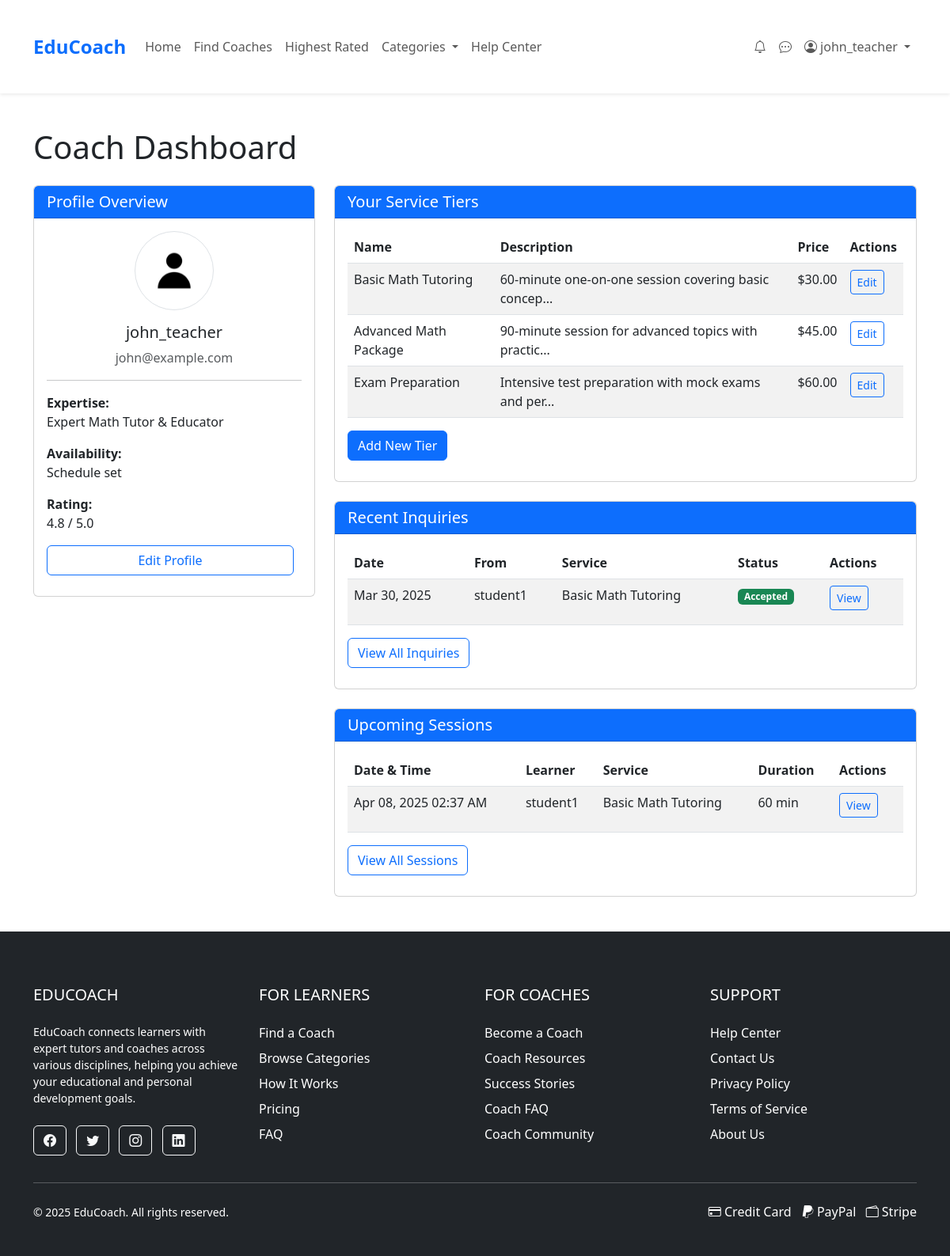
The app's page /pages/dashboard.php (signed in) with its own data.
### tables this page shows
CREATE TABLE IF NOT EXISTS Coaches (
    coach_id INT PRIMARY KEY AUTO_INCREMENT,
    user_id INT,
    headline VARCHAR(255),  
    about_me TEXT,  
    experience VARCHAR(50),  
    hourly_rate DECIMAL(8,2),  
    video_url VARCHAR(255),  
    custom_category VARCHAR(100) NULL,  
    rating DECIMAL(3,2) DEFAULT 0,
    created_at TIMESTAMP DEFAULT CURRENT_TIMESTAMP
);

CREATE TABLE IF NOT EXISTS ServiceTiers (
    tier_id INT PRIMARY KEY AUTO_INCREMENT,
    coach_id INT,
    name VARCHAR(50) NOT NULL,
    description TEXT,
    price DECIMAL(8,2) NOT NULL,
    is_popular TINYINT(1) DEFAULT 0
);

CREATE TABLE IF NOT EXISTS ServiceInquiries (
    inquiry_id INT PRIMARY KEY AUTO_INCREMENT,
    user_id INT,
    coach_id INT,
    tier_id INT,
    status ENUM('pending', 'accepted', 'rejected', 'completed') DEFAULT 'pending',
    message TEXT,
    created_at TIMESTAMP DEFAULT CURRENT_TIMESTAMP
);

CREATE TABLE IF NOT EXISTS Users (
    user_id INT PRIMARY KEY AUTO_INCREMENT,
    username VARCHAR(50) NOT NULL,
    email VARCHAR(100) NOT NULL UNIQUE,
    password_hash VARCHAR(255) NOT NULL,
    user_type ENUM('regular', 'business', 'admin') DEFAULT 'regular',
    profile_image VARCHAR(255),
    bio TEXT,
    created_at TIMESTAMP DEFAULT CURRENT_TIMESTAMP,
    is_banned BOOLEAN DEFAULT FALSE,
    reset_token VARCHAR(64) DEFAULT NULL,
    reset_expires DATETIME DEFAULT NULL,
    last_login DATETIME DEFAULT NULL
);

CREATE TABLE IF NOT EXISTS Sessions (
    session_id INT PRIMARY KEY AUTO_INCREMENT,
    inquiry_id INT,
    learner_id INT,
    coach_id INT,
    tier_id INT,
    scheduled_time DATETIME,
    duration INT,  
    status ENUM('scheduled', 'completed', 'cancelled'),
    created_at TIMESTAMP DEFAULT CURRENT_TIMESTAMP
);

### pages/dashboard.php (the view, shortened to what this page needs)
<?php
require __DIR__ . '/../includes/db_connection.php';
$user_id = $_SESSION['user_id'];
$user_type = $_SESSION['user_type'] ?? 'regular';
$is_coach = ($user_type === 'business');
try {
    if ($is_coach) {
        $stmt = $pdo->prepare("
            SELECT c.*, u.username, u.email, u.profile_image, u.bio
            FROM Coaches c
            JOIN Users u ON c.user_id = u.user_id
            WHERE c.user_id = ?
        ");
        $stmt->execute([$user_id]);
        $coach = $stmt->fetch(PDO::FETCH_ASSOC);
        if ($coach) {
            $stmt = $pdo->prepare("
                SELECT * FROM ServiceTiers
                WHERE coach_id = ?
            ");
            $stmt->execute([$coach['coach_id']]);
            $serviceTiers = $stmt->fetchAll(PDO::FETCH_ASSOC);
            $stmt = $pdo->prepare("
                SELECT si.*, u.username as learner_name, st.name as tier_name
                FROM ServiceInquiries si
                JOIN Users u ON si.user_id = u.user_id
                JOIN ServiceTiers st ON si.tier_id = st.tier_id
                WHERE si.coach_id = ?
                ORDER BY si.created_at DESC
                LIMIT 5
            ");
            $stmt->execute([$coach['coach_id']]);
            $inquiries = $stmt->fetchAll(PDO::FETCH_ASSOC);
            $stmt = $pdo->prepare("
                SELECT s.*, u.username as learner_name, st.name as tier_name
                FROM Sessions s
                JOIN Users u ON s.learner_id = u.user_id
                JOIN ServiceTiers st ON s.tier_id = st.tier_id
                WHERE s.coach_id = ? AND s.status = 'scheduled'
                ORDER BY s.scheduled_time ASC
                LIMIT 5
            ");
            $stmt->execute([$coach['coach_id']]);
            $upcomingSessions = $stmt->fetchAll(PDO::FETCH_ASSOC);
        } else {
            $serviceTiers = [];
            $inquiries = [];
            $upcomingSessions = [];
        }
    }
} catch (PDOException $e) {
    $error = "Database error: " . $e->getMessage();
}
include __DIR__ . '/../includes/header.php';
?>
<div class="container mt-4">
    <div class="row">
        <div class="col-md-12">
            <h1 class="mb-4">
                <?php echo ($is_coach) ? 'Coach Dashboard' : 'Learner Dashboard'; ?>
            </h1>
            </div>
        </div>
    <div class="row">
        <div class="col-md-4">
            <div class="card mb-4">
                <div class="card-header bg-primary text-white">
                    <h5 class="card-title mb-0">Profile Overview</h5>
                </div>
                <div class="card-body">
                    <div class="text-center mb-3">
                        <?php
                        $profile_image = isset($_SESSION['profile_image']) && !empty($_SESSION['profile_image']) ? $_SESSION['profile_image'] : 'default.jpg';
                        $image_path = "../assets/images/profiles/{$profile_image}";
                        $default_image = "../assets/images/profiles/default.jpg";
                        $full_image_path = __DIR__ . "/../assets/images/profiles/{$profile_image}";
                        $full_default_path = __DIR__ . "/../assets/images/profiles/default.jpg";
                        if (file_exists($full_image_path) && is_readable($full_image_path)) {
                            $display_image = $image_path;
                        } elseif (file_exists($full_default_path) && is_readable($full_default_path)) {
                            $display_image = $default_image;
                        } else {
                            $display_image = "https://ui-avatars.com/api/?name=" . urlencode($_SESSION['username']) . "&background=random&size=100";
                        }
                        ?>
                        <img src="<?= $display_image ?>" alt="Profile" class="rounded-circle img-thumbnail" style="width: 100px; height: 100px; object-fit: cover;">
                                </div>
                    <h5 class="text-center"><?= htmlspecialchars($_SESSION['username']) ?></h5>
                    <p class="text-center text-muted"><?= htmlspecialchars($_SESSION['email']) ?></p>
                    <?php if ($is_coach && isset($coach)): ?>
                        <hr>
                        <?php if (isset($coach) && $coach): ?>
                            <div class="mb-2">
                                <strong>Expertise:</strong>
                                <p><?= isset($coach['headline']) ? htmlspecialchars($coach['headline']) : 'Not specified' ?></p>
                            </div>
                            <div class="mb-2">
                                <strong>Availability:</strong>
                                <p>
                                    <?php
                                    if (isset($coach['coach_id'])) {
                                        try {
                                            $stmt = $pdo->prepare("
                                                SELECT COUNT(*) FROM Coach_Availability
                                                WHERE coach_id = ? AND is_available = 1
                                            ");
                                            $stmt->execute([$coach['coach_id']]);
                                            $availCount = $stmt->fetchColumn();
                                            echo $availCount > 0 ? 'Schedule set' : 'Not specified';
                                        } catch (PDOException $e) {
                                            echo 'Not specified';
                                        }
                                    } else {
                                        echo 'Not specified';
                                    }
                                    ?>
                                </p>
                                </div>
                            <div class="mb-2">
                                <strong>Rating:</strong>
                                <p><?= isset($coach['rating']) && $coach['rating'] ? number_format($coach['rating'], 1) . ' / 5.0' : 'No ratings yet' ?></p>
                            </div>
                        <?php endif; ?>
                    <?php endif; ?>
                    <div class="d-grid gap-2">
                        <a href="profile.php" class="btn btn-outline-primary">Edit Profile</a>
                                </div>
                            </div>
                        </div>
                    </div>
        <div class="col-md-8">
            <?php if ($is_coach): ?>
                <div class="card mb-4">
                    <div class="card-header bg-primary text-white">
                        <h5 class="card-title mb-0">Your Service Tiers</h5>
                    </div>
                    <div class="card-body">
                        <?php if (isset($serviceTiers) && count($serviceTiers) > 0): ?>
                            <table class="table table-striped">
                                <thead>
                                    <tr>
                                        <th>Name</th>
                                        <th>Description</th>
                                        <th>Price</th>
                                        <th>Actions</th>
                                    </tr>
                                </thead>
                                <tbody>
                                    <?php foreach ($serviceTiers as $tier): ?>
                                        <tr>
                                            <td><?= htmlspecialchars($tier['name']) ?></td>
                                            <td><?= htmlspecialchars(substr($tier['description'], 0, 50)) ?>...</td>
                                            <td>$<?= number_format($tier['price'], 2) ?></td>
                                            <td>
                                                <a href="edit-coach-services.php" class="btn btn-sm btn-outline-primary">Edit</a>
                                            </td>
                                        </tr>
                                    <?php endforeach; ?>
                                </tbody>
                            </table>
                            <a href="edit-coach-services.php" class="btn btn-primary">Add New Tier</a>
                        <?php else: ?>
                            <p class="text-muted">You haven't created any service tiers yet.</p>
                            <a href="edit-coach-services.php" class="btn btn-primary">Create Your First Tier</a>
                        <?php endif; ?>
                    </div>
                </div>
            <?php endif; ?>
            <div class="card mb-4">
                <div class="card-header bg-primary text-white">
                    <h5 class="card-title mb-0">
                        <?= $is_coach ? 'Recent Inquiries' : 'Your Service Inquiries' ?>
                    </h5>
                </div>
                <div class="card-body">
                    <?php if (isset($inquiries) && count($inquiries) > 0): ?>
                        <table class="table table-striped">
                            <thead>
                                <tr>
                                    <th>Date</th>
                                    <th><?= $is_coach ? 'From' : 'To' ?></th>
                                    <th>Service</th>
                                    <th>Status</th>
                                    <th>Actions</th>
                                </tr>
                            </thead>
                            <tbody>
                                <?php foreach ($inquiries as $inquiry): ?>
                                <tr>
                                    <td><?= date('M d, Y', strtotime($inquiry['created_at'])) ?></td>
                                    <td><?= htmlspecialchars($is_coach ? $inquiry['learner_name'] : $inquiry['coach_name']) ?></td>
                                    <td><?= htmlspecialchars($inquiry['tier_name']) ?></td>
                                    <td>
                                        <span class="badge <?=
                                            $inquiry['status'] === 'pending' ? 'bg-warning' :
                                            ($inquiry['status'] === 'accepted' ? 'bg-success' :
                                            ($inquiry['status'] === 'completed' ? 'bg-info' : 'bg-danger'))
                                        ?>">
                                            <?= ucfirst($inquiry['status']) ?>
                                        </span>
                                    </td>
                                    <td>
                                        <a href="inquiry-details.php?id=<?= $inquiry['inquiry_id'] ?>" class="btn btn-sm btn-outline-primary">View</a>
                                    </td>
                                </tr>
                                <?php endforeach; ?>
                            </tbody>
                        </table>
                        <a href="insight-requests.php" class="btn btn-outline-primary">View All Inquiries</a>
                    <?php endif; ?>
                        </div>
                    </div>
            <div class="card mb-4">
                <div class="card-header bg-primary text-white">
                    <h5 class="card-title mb-0">Upcoming Sessions</h5>
                </div>
                <div class="card-body">
                    <?php if (isset($upcomingSessions) && count($upcomingSessions) > 0): ?>
                        <table class="table table-striped">
                            <thead>
                                <tr>
                                    <th>Date & Time</th>
                                    <th><?= $is_coach ? 'Learner' : 'Coach' ?></th>
                                    <th>Service</th>
                                    <th>Duration</th>
                                    <th>Actions</th>
                                </tr>
                            </thead>
                            <tbody>
                                <?php foreach ($upcomingSessions as $session): ?>
                                <tr>
                                    <td><?= date('M d, Y h:i A', strtotime($session['scheduled_time'])) ?></td>
                                    <td><?= htmlspecialchars($is_coach ? $session['learner_name'] : $session['coach_name']) ?></td>
                                    <td><?= htmlspecialchars($session['tier_name']) ?></td>
                                    <td><?= $session['duration'] ?> min</td>
                                    <td>
                                        <a href="view-session.php?id=<?= $session['session_id'] ?>" class="btn btn-sm btn-outline-primary">View</a>
                                    </td>
                                </tr>
                                <?php endforeach; ?>
                            </tbody>
                        </table>
                        <a href="session.php" class="btn btn-outline-primary">View All Sessions</a>
                    <?php else: ?>
                        <p>No upcoming sessions found.</p>
                    <?php endif; ?>
                </div>
            </div>
        </div>
    </div>
</div>
<?php include __DIR__ . '/../includes/footer.php'; ?>

### assets/css/styles.css (style rules this page uses)
body { font-family: 'Arial', sans-serif; color: #333; line-height: 1.6; }
.card { border-radius: 8px; overflow: hidden; transition: transform 0.3s, box-shadow 0.3s; }
.btn-primary { background-color: #0d6efd; border-color: #0d6efd; }
.container { max-width: 1200px; margin: 0 auto; padding: 20px; }
.btn { margin-right: 10px; margin-bottom: 10px; }

### records on screen
coaches: headline "Expert Math Tutor & Educator", rating "4.8"
servicetiers: name "Basic Math Tutoring", description "60-minute one-on-one session covering basic concep", price "30.00"
servicetiers: name "Advanced Math Package", description "90-minute session for advanced topics with practic", price "45.00"
servicetiers: name "Exam Preparation", description "Intensive test preparation with mock exams and per", price "60.00"
serviceinquiries: created_at "Mar 30, 2025", user.username "student1", tier.name "Basic Math Tutoring", status "Accepted"
sessions: scheduled_time "Apr 08, 2025 02:37 AM", learner.username "student1", tier.name "Basic Math Tutoring", duration "60"

### other values on screen
$_SESSION['username'] "john_teacher"
$_SESSION['email'] "john@example.com"
